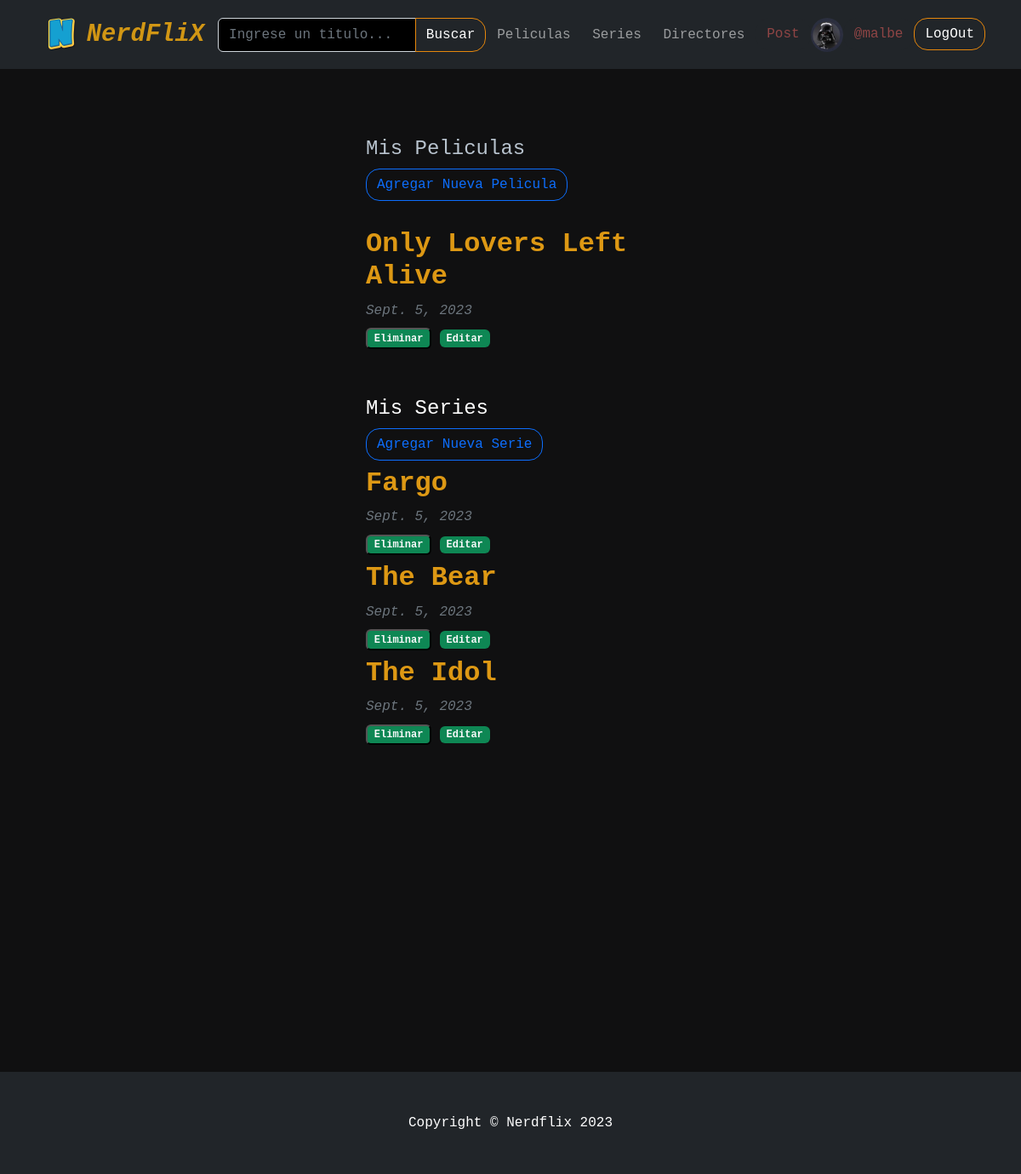
Before: /user-post-lista/ (signed in) with the older database file.
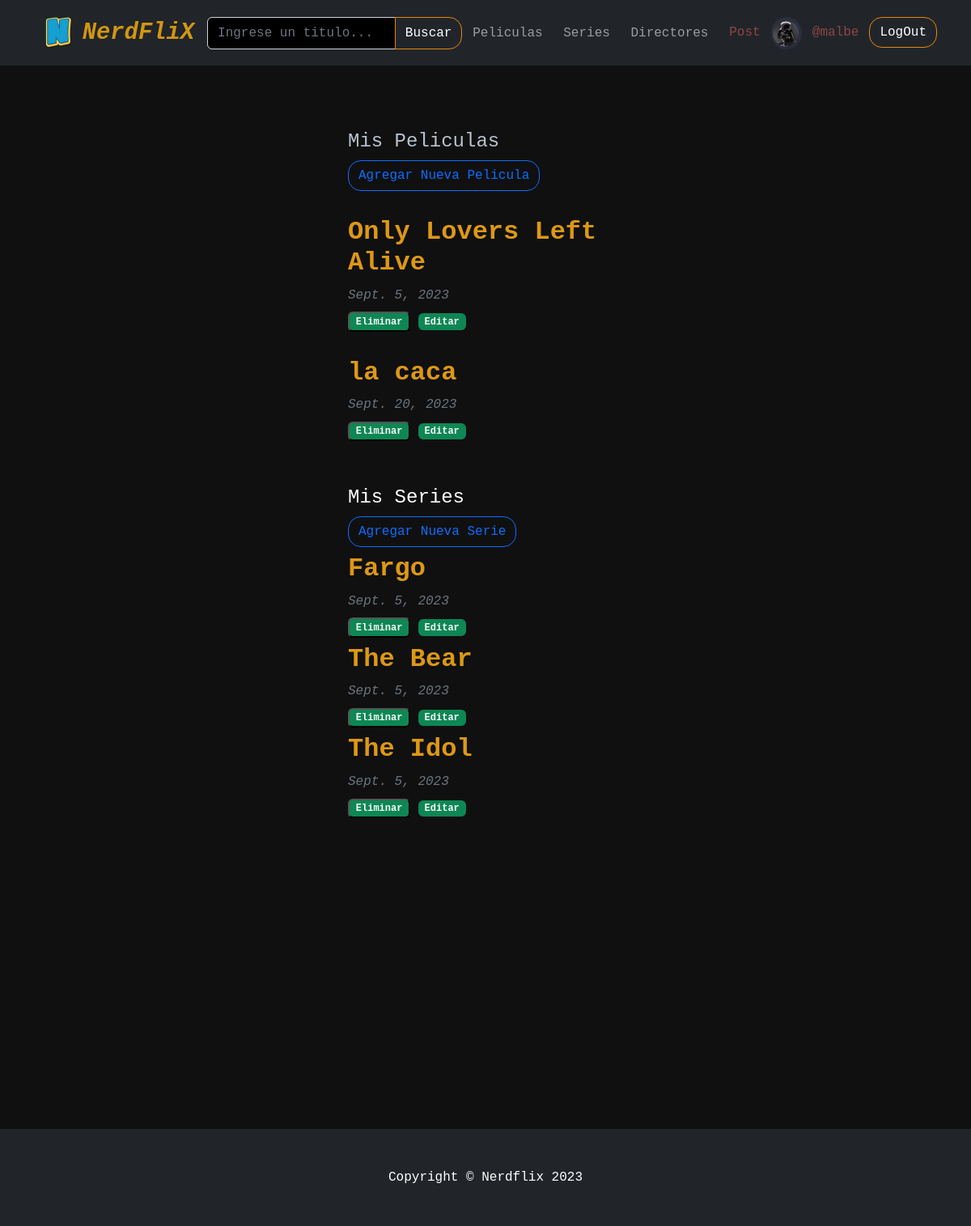
After: the same page with the newer database file.
### AppCoder/models.py (models this page shows, shortened)
class Peliculas(models.Model):
    titulo =models.CharField(max_length=50)
    slug = models.SlugField(unique=True,null=True)
    fecha_creacion=models.DateField(auto_now_add=True)
    genero= models.ManyToManyField(Generos)
    año=models.IntegerField(blank=True,null=True)
    director = models.ForeignKey(Directores,on_delete=models.CASCADE,null=True)
    reseña = models.TextField(null=True)
    autor_reseña= models.ForeignKey(User,on_delete=models.CASCADE,null=True)
    cover = models.ImageField(null=True)
    imagen = models.ImageField(null=True)
    video_link = EmbedVideoField(blank=True,null=True)
    destacada= models.BooleanField(default=False)

class Series(models.Model):
    titulo =models.CharField(max_length=50)
    slug = models.SlugField(unique=True,null=True)
    fecha_creacion=models.DateField(auto_now_add=True)
    genero= models.ManyToManyField(Generos)
    año=models.IntegerField(null=True)
    temporadas= models.IntegerField(null=True)
    reseña = models.TextField(null=True)
    autor_reseña= models.ForeignKey(User,on_delete=models.CASCADE,null=True)
    cover = models.ImageField(null=True)
    imagen = models.ImageField(null=True)
    video_link = EmbedVideoField(blank=True,null=True)
    destacada= models.BooleanField(default=False)

### AppCoder/views.py (the view)
# urls.py: path('user-post-lista/', UserPostLista.as_view(),name='userPostLista'),
class UserPostLista(ListView):
    model= User
    template_name= 'AppCoder/user_post_lista.html'
    context_object_name = 'peliculas'
    context_object_name = 'series'
    def get_context_data(self, **kwargs):
        query= self.request.user.id
        context = super().get_context_data(**kwargs)
        context['peliculas']=Peliculas.objects.filter(autor_reseña_id=query)
        context['series']=Series.objects.filter(autor_reseña_id=query)
        return context

### AppCoder/context_processors.py (called while the page is built)
def generos_contexto(request):
    generos=Generos.objects.all()
    return {
        'generos':generos
    }

### AppCoder/templates/AppCoder/user_post_lista.html (shortened to what this page needs)
{% extends "Base.html" %}
{% block contenidoQueCambia %}
<br>
<br>
<br>
<div class="page-header d-flex align-items-center">
    <div class="container position">
      <div class="row justify-content-center">
          <div class="col-lg-4 ">
            <div class="text-decoration-none">
                <div class="header"><h4>Mis Peliculas</h4></div>
                <a class=" btn btn-outline-primary" href="{% url 'peliculasFormulario' %}" ><h8>Agregar Nueva Pelicula</h8></a>
            </div>
            <br>
        {% for pelicula in peliculas %}
            <h2><a class="fw-bolder mb-1" href="{% url 'peliculas_detalle' pelicula.slug %}">{{ pelicula.titulo }}</a></h2>
            <div class="text-muted fst-italic mb-2"> {{ pelicula.fecha_creacion}} </div>
            <button type="button" class="badge bg-secondary text-decoration-none link-light"data-bs-toggle="modal" data-bs-target="#exampleModal{{pelicula.id}}">
                Eliminar
            </button>
            <a class="badge bg-secondary text-decoration-none link-light" href="{% url 'EditarPeliculas' pelicula.id %}">Editar </a>
            <br>
            <br>
        {% endfor %}
        <br>
            <div class=" text-white">
                <div class="card-header"><h4>Mis Series</h4></div>
                <a class=" btn btn-outline-primary" href="{% url 'seriesFormulario' %}"><h8>Agregar Nueva Serie</h8></a>
            </div>
        {% for serie in series %}
        <h2><a class="fw-bolder mb-1" href="{% url 'series_detalle' serie.slug %}">{{ serie.titulo }}</a></h2>
        <div class="text-muted fst-italic mb-2"> {{ serie.fecha_creacion}}</div>
        <button type="button" class="badge bg-secondary text-decoration-none link-light"data-bs-toggle="modal" data-bs-target="#exampleModal{{serie.id}}">
            Eliminar
        </button>
        <a class="badge bg-secondary text-decoration-none link-light" href="{% url 'EditarSeries' serie.id %}">Editar </a>
        <br>
        {% endfor %}
        </div>
      </div>
    </div>
</div>
<br>
<br>
<br>
<br>
<br>
<br>
<br>
<br>
<br>
<br>
<br>
<br>
<br>
<br>
<br>
<br>
{% endblock %}

Changed rows visible on the page:
added Peliculas: titulo "la caca", fecha_creacion "Sept. 20, 2023"
